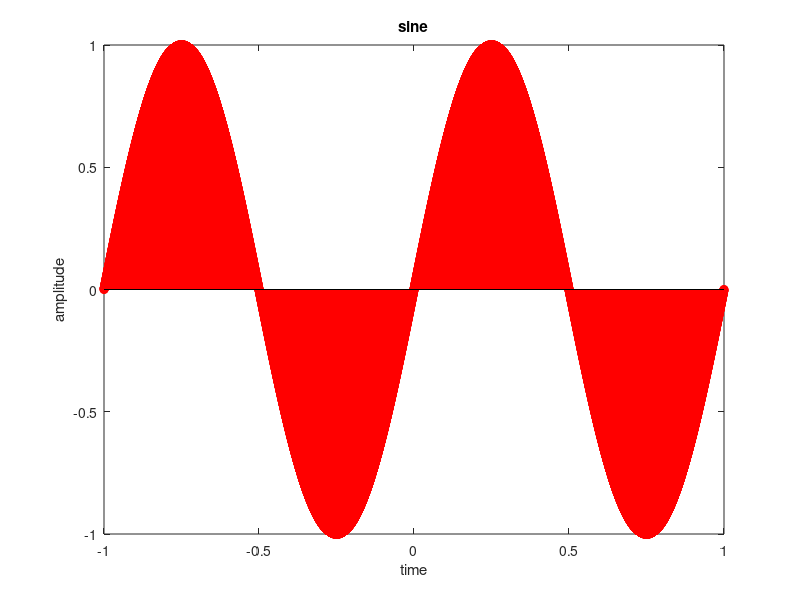

This chart was generated by the following MATLAB code:
clc;
clear all;
clf;
t = -1:0.0002:1;
x = sin(2 * pi * t);
stem(t, x, 'r');
xlabel('time');
ylabel('amplitude');
title('sine');
